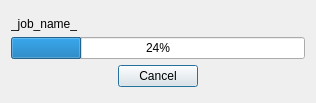
<?xml version="1.0" encoding="UTF-8"?>
<ui version="4.0">
 <class>ProgressDialog</class>
 <widget class="QDialog" name="ProgressDialog">
  <property name="geometry">
   <rect>
    <x>0</x>
    <y>0</y>
    <width>316</width>
    <height>103</height>
   </rect>
  </property>
  <property name="sizePolicy">
   <sizepolicy hsizetype="Fixed" vsizetype="Fixed">
    <horstretch>0</horstretch>
    <verstretch>0</verstretch>
   </sizepolicy>
  </property>
  <property name="minimumSize">
   <size>
    <width>280</width>
    <height>0</height>
   </size>
  </property>
  <property name="maximumSize">
   <size>
    <width>16777215</width>
    <height>120</height>
   </size>
  </property>
  <property name="windowTitle">
   <string>SXScout</string>
  </property>
  <layout class="QGridLayout" name="gridLayout">
   <item row="3" column="1">
    <widget class="QPushButton" name="buttonCancel">
     <property name="sizePolicy">
      <sizepolicy hsizetype="Minimum" vsizetype="Fixed">
       <horstretch>0</horstretch>
       <verstretch>0</verstretch>
      </sizepolicy>
     </property>
     <property name="text">
      <string>Cancel</string>
     </property>
    </widget>
   </item>
   <item row="0" column="1">
    <spacer name="verticalSpacer_2">
     <property name="orientation">
      <enum>Qt::Vertical</enum>
     </property>
     <property name="sizeHint" stdset="0">
      <size>
       <width>10</width>
       <height>0</height>
      </size>
     </property>
    </spacer>
   </item>
   <item row="4" column="1">
    <spacer name="verticalSpacer">
     <property name="orientation">
      <enum>Qt::Vertical</enum>
     </property>
     <property name="sizeHint" stdset="0">
      <size>
       <width>10</width>
       <height>0</height>
      </size>
     </property>
    </spacer>
   </item>
   <item row="3" column="0">
    <spacer name="horizontalSpacer">
     <property name="orientation">
      <enum>Qt::Horizontal</enum>
     </property>
     <property name="sizeHint" stdset="0">
      <size>
       <width>40</width>
       <height>0</height>
      </size>
     </property>
    </spacer>
   </item>
   <item row="3" column="2">
    <spacer name="horizontalSpacer_2">
     <property name="orientation">
      <enum>Qt::Horizontal</enum>
     </property>
     <property name="sizeHint" stdset="0">
      <size>
       <width>40</width>
       <height>0</height>
      </size>
     </property>
    </spacer>
   </item>
   <item row="2" column="0" colspan="3">
    <widget class="QProgressBar" name="progressBar">
     <property name="value">
      <number>24</number>
     </property>
    </widget>
   </item>
   <item row="1" column="0" colspan="3">
    <widget class="QLabel" name="labelText">
     <property name="text">
      <string notr="true">_job_name_</string>
     </property>
    </widget>
   </item>
  </layout>
 </widget>
 <resources/>
 <connections/>
</ui>
